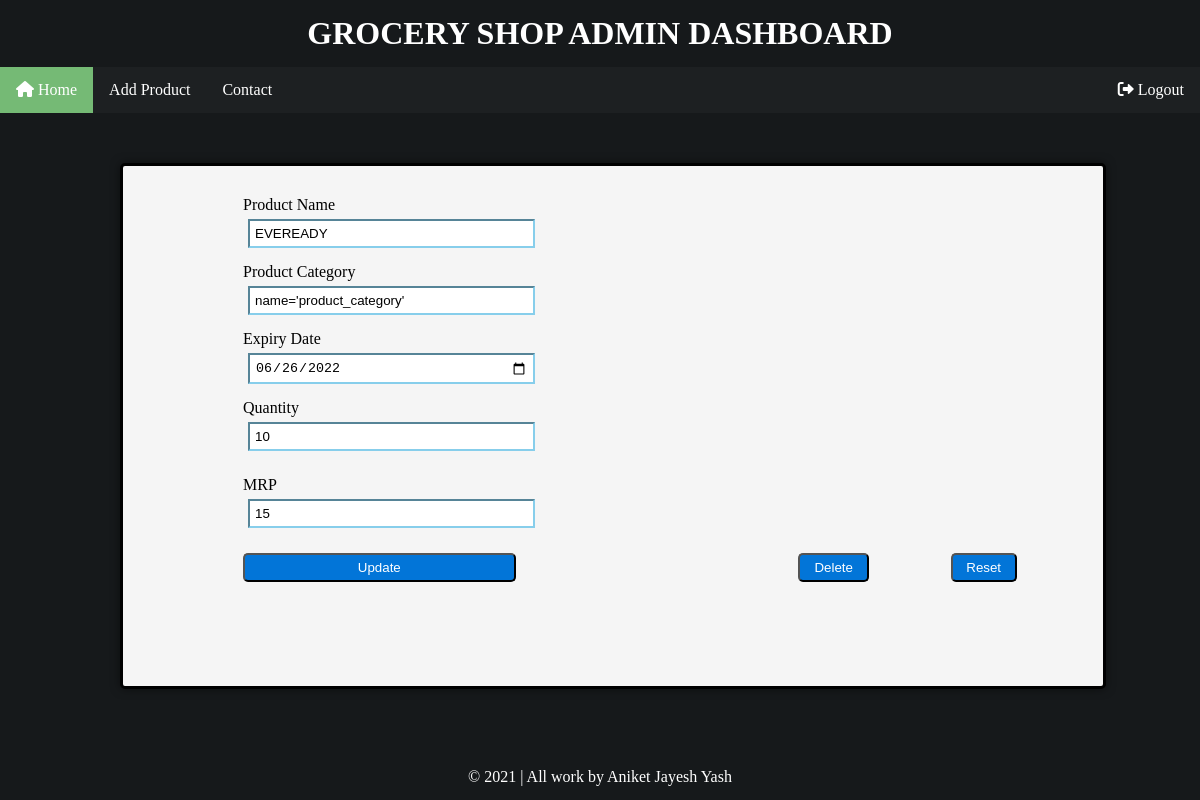
The app's page /update.php?id=12, older data.
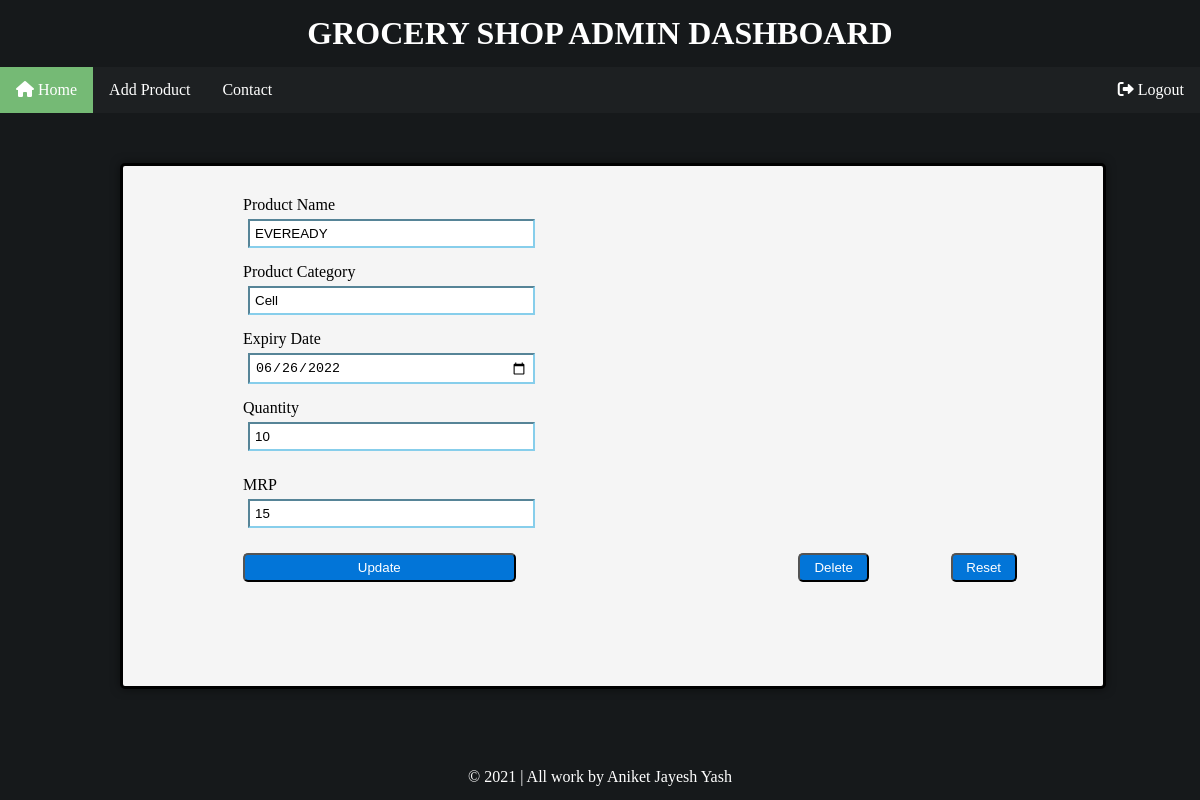
The same page, newer data.
### tables this page shows
CREATE TABLE `product_details` (
  `product_name` varchar(200) NOT NULL,
  `product_category` varchar(200) DEFAULT NULL,
  `expiry_date` date NOT NULL,
  `product_quantity` int(200) NOT NULL,
  `product_price` int(200) NOT NULL,
  `id` int(11) NOT NULL
);

### update.php (the view, shortened to what this page needs)
<!DOCTYPE html>
<html lang="en">
<head>
    <link rel="stylesheet" href="css/admin-home.css">
    <link rel="stylesheet" href="css/add-product.css">
    <link rel="stylesheet" href="https://cdnjs.cloudflare.com/ajax/libs/font-awesome/6.0.0-beta2/css/all.min.css">
</head>
<body>
    <form name="add-product" method="POST" action="<?php $_SERVER["PHP_SELF"] ?>" enctype="multipart/form-data">
        <div class="add_prod" style="height: 500px; width:80%;padding: 10px;">
            <div style="margin-left: 100px;margin-top: 10px;">
                <table cellspacing="10px">
                    <?php
                    include "db.php";
                    $id = $_GET['id'];
                    $sql = "SELECT * FROM product_details where id='$id'";
                    $retVal = mysqli_query($conn, $sql);
                    ?>
                    <?php
                    while ($row = mysqli_fetch_assoc($retVal)) {
                    ?>
                    <form action="<?php $_SERVER["PHP_SELF"] ?>" method="POST">
                        <?php
                        echo "
   		<tbody>
               <tr>
               <td>
                   <label>Product Name</label><br>
                   <input type='text' value=" . $row['product_name'] . " name='product_name' >
               </td>
           </tr>
           <td>
               <label>Product Category</label><br>
               <input type='text' value=" . $row['product_category'] . " name='product_category'  '>
           </td>
           </tr>
           <tr>
               <td>
                   <label>Expiry Date</label><br>
                   <input type='date' value=" . $row['expiry_date'] . " name='expiry_date' >
               </td>
           </tr>
           <tr>
               <td>
                   <label>Quantity</label><br>
                   <input type='text' value=" . $row['product_quantity'] . " name='product_quantity' >
               </td>
           <tr>
           <tr>
               <td>
                   <label>MRP</label><br>
                   <input type='text' value=" . $row['product_price'] . " name='product_price' >
               </td>
           <tr>
           <tr>
               <td>
               <input type='submit' value='Update' name='Add' >
               </td>
               <td>
               <input type='submit' class='btn btn-danger' value='Delete' name='Delete_Data' >
               </td>
               <td>
                   <input type='reset' name='Reset'>
               </td>
           </tr>
   		</tbody>";
                    }
                        ?>
                </table>
            </div>
            <br>
        </div>
    </form>
</body>
</html>

Row changes from the older to the newer data that the page shows:
changed product_details "EVEREADY": product_category (not shown) → "Cell"; value "name='product_category'" → (not shown)
